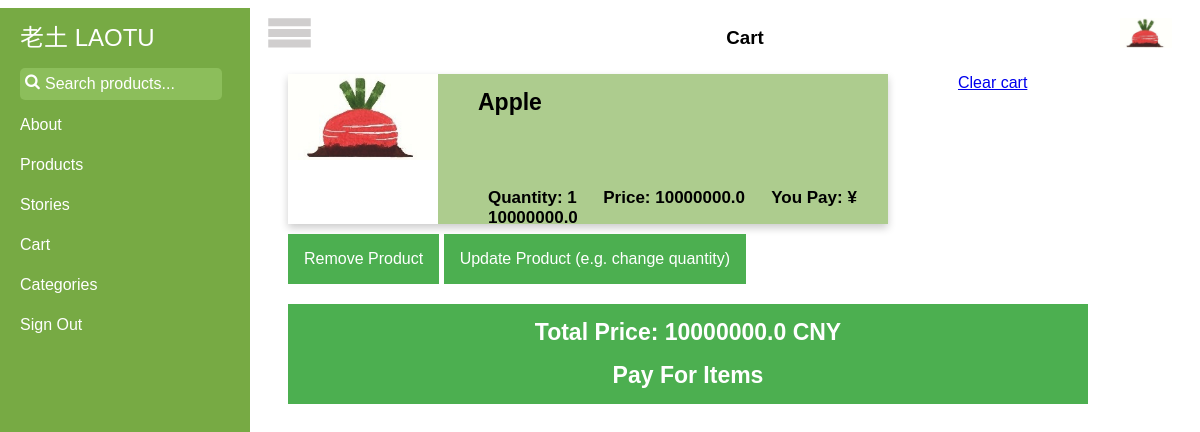
/cart (signed in), run on an earlier commit of the app's database.
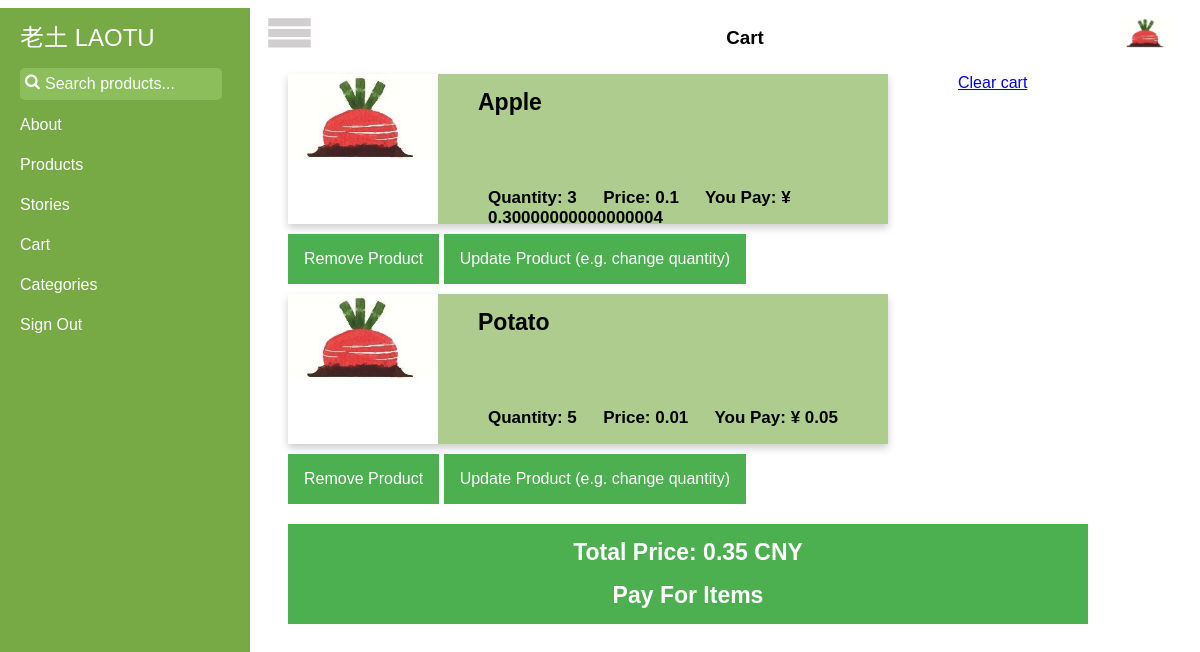
And on a later commit of the database.
### tables this page shows
CREATE TABLE cart (
    user_id integer not null references user(user_id),
    product_id integer not null references product(product_id),
    quantity integer not null,
    PRIMARY KEY (user_id, product_id)
);

CREATE TABLE product (
    product_id integer primary key autoincrement,
    title text not null,
    category text not null,
    quantity integer not null,
    price decimal(7,2) not null,
    location text not null,
    description text not null,
    producer_id integer not null,
    FOREIGN KEY (producer_id) REFERENCES producer(producer_id)
);

### laotu.py (the view)
@app.route('/cart')
def get_cart():
    if not g.user:
        flash(FLASH_SIGNIN_NEEDED)
        return redirect(url_for('register'))
    items=query_db('''select cart.product_id, cart.quantity, product.title, product.price from cart \
    join product on cart.product_id=product.product_id where cart.user_id = ?''',[session['user_id']])
    total = 0
    for item in items:
        total += float(item['quantity']) * float(item['price'])/float(100)
    return render_template('cart.html', items=items, total=total)

### laotu.py (called while the page is built)
def get_db():
    top = _app_ctx_stack.top
    if not hasattr(top, 'sqlite_db'):
        top.sqlite_db = sqlite3.connect(app.config['DATABASE'])
        top.sqlite_db.row_factory = sqlite3.Row
    return top.sqlite_db

@app.teardown_appcontext
def close_database(exception):
    top = _app_ctx_stack.top
    if hasattr(top, 'sqlite_db'):
        top.sqlite_db.close()

def query_db(query, args=(), one=False):
    cur = get_db().execute(query, args)
    rv = cur.fetchall()
    return (rv[0] if rv else None) if one else rv

@app.before_request
def before_request():
    g.user = None
    if 'user_id' in session:
        g.user = query_db('select * from user where user_id = ?',
                          [session['user_id']], one=True)

### templates/cart.html (shortened to what this page needs)
{% extends "layout.html" %}
{% block header %}Cart{% endblock %}
{% block main %}
  <a style="position:absolute; left: 700px" class="clear" href="{{ url_for('clear_cart')}}">Clear cart</a>
  {% for item in items %}
    <div class="product" onclick="handleButtonClick('{{ url_for('show_product', product_id=item.product_id)}}')">
      <div style="position: absolute; width: 150px; height: 150px; background-color: white">
        <img src="{{ url_for('static', filename='images/laotu-logo.png') }}" style="max-width:100%; max-height:100%">
      </div>
      <div style="height: 30px; font-size: 14px; position:absolute; left: 220px; float: right; width: 450px; height: 150px;">
        <h1>{{ item.title }}</h1>
        <div style="position: absolute; top: 100px; left: 10px; width: 370px">
          <h2>Quantity: {{item.quantity }} &emsp; Price: {{ item.price/100 }} &emsp; You Pay: &#165 {{ item.price/100 * item.quantity }}</h2>
        </div>
      </div>
    </div>
    <div style="position: relative; left: 10px">
      <button onclick="handleButtonClick('{{ url_for('remove_product', product_id=item.product_id)}}')" class="dropbtn">Remove Product</button>
      <div class="dropdown">
      <button onclick="dropDownQuantity()" class="dropbtn">Update Product (e.g. change quantity)</button>
    </div>
  </div>
  {% else %}
    <em>There's nothing in your cart.</em>
  {% endfor %}
  <div style="position:relative; top: 20px">
    <button class="dropbtn" onclick="handleButtonClick('{{ url_for('pay')}}')" style="position:relative; left: 10px; width: 800px; height: 100px; padding:0px">
      <h1>Total Price: {{total}} CNY</h1>
      <h1>Pay For Items</h1>
    </button>
  </div>
{% endblock %}

### templates/layout.html (shortened to what this page needs)
<!DOCTYPE html><html lang="en">
<head>
    <link href="{{ url_for('static', filename='css/style.css') }}" rel="stylesheet"/>
    <link href="{{ url_for('static', filename='css/sidebar.css')}}" rel="stylesheet">
    <link href="{{ url_for('static', filename='css/font-awesome-4.7.0/css/font-awesome.min.css') }}" rel="stylesheet">
</head>
<body>
    <div class="container">
        <div id="wrapper">
            <div id="sidebar-wrapper">
                {% if g.user %}
                <ul class="sidebar-nav">
                    <li class="sidebar-brand">
                        <a href="{{ url_for('home') }}">
                            老土 LAOTU
                        </a>
                    </li>
                    <div class="searchbar-wrapper">
                        <span class="icon"><i class="fa fa-search"></i></span>
                        <form action="/search" method="post">
                           <input id="search" name="search" placeholder="Search products...">
                        </form>
                    </div>
                    <li><a href="{{ url_for('about') }}">About</a></li>
                    <li><a href="{{ url_for('show_products_list') }}">Products</a></li>
                    <li><a href="">Stories</a></li>
                    <li><a href="{{ url_for('get_cart')}}">Cart</a></li>
                    <li><a href="{{ url_for('categories') }}">Categories</a></li>
                    <li><a href="{{ url_for('logout') }}">Sign Out</a></li>
                </ul>
                {% endif %}
            </div>
            <div id="page-content-wrapper">
                <div class="container-fluid">
                    <div class="row">
                        <div class="col-lg-12">
                            <a href="#menu-toggle" class="btn btn-default" id="menu-toggle" style="position:absolute;z-index:200;top:.63em;left:.63em;"><img src="{{ url_for('static', filename='images/menu.png') }}" style="height:1.87em;"></a>
                            <div style="position:absolute;top:0px;left:0px;width:100%;text-align:center;"><h3>{% block header %}{% endblock %}</h3></div>
                            <div style="position:absolute;z-index:200;top:.63em;right:60px;"><img src="{{ url_for('static', filename='images/laotu-logo.png') }}" style="height:1.87em;"></div>
                            <br>
                            <br>
                            <main>
                                {% block main %}{% endblock %}
                            </main>
                        </div>
                    </div>
                </div>
            </div>
        </div>
    </div>
</body>
</html>

### static/css/style.css (style rules this page uses)
html, body { max-width: 100%; overflow-x: hidden; }
body { background: #fff; font-family: 'Trebuchet MS', sans-serif; font-size: 16px; }
div.product { width: 600px; height: 150px; border: 1px #77AA44; margin: 10px; box-shadow: 0 4px 8px 0 rgba(0,0,0,0.2); background-color: rgba(119,170,68,0.6); transition: 0.3s; }
h1 { font-size: 23px; }
h2 { font-size: 17px; }
.dropbtn { background-color: #4CAF50; color: white; padding: 16px; font-size: 16px; border: none; cursor: pointer; }
.dropdown { position: relative; display: inline-block; }

### static/css/sidebar.css (style rules this page uses)
body { overflow-x: hidden; }
#wrapper { padding-left: 0; -webkit-transition: all 0.5s ease; -moz-transition: all 0.5s ease; -o-transition: all 0.5s ease; transition: all 0.5s ease; }
#sidebar-wrapper { z-index: 100; position: fixed; left: 250px; width: 0; height: 100%; margin-left: -250px; overflow-y: auto; background: #77AA44; -webkit-transition: all 0.5s ease; -moz-transition: all 0.5s ease; -o-transition: all 0.5s ease; transition: all 0.5s ease; }
#page-content-wrapper { width: 100%; position: absolute; padding: 15px; }
.sidebar-nav { position: absolute; top: 0; width: 250px; margin: 0; padding: 0; list-style: none; }
.sidebar-nav li { text-indent: 20px; line-height: 40px; }
.sidebar-nav li a { display: block; text-decoration: none; color: #fff; }
.sidebar-nav > .sidebar-brand { height: 60px; font-size: 24px; line-height: 60px; }
.sidebar-nav > .sidebar-brand a { color: #fff; }
.searchbar-wrapper { width: 70%; height: 37px; padding-left: 20px; vertical-align: middle; white-space: nowrap; position: relative; }
.searchbar-wrapper input#search { width: 100%; height: 30px; padding-left: 25px; font-size: 12pt; background-color: #8cbe5b; color: #fff; border: none; -webkit-border-radius: 5px; -moz-border-radius: 5px; border-radius: 5px; }
.searchbar-wrapper .icon { position: absolute; margin-left: 5px; margin-top: 5px; z-index: 1; color: #fff; }
@media (min-width:768px) { #wrapper { padding-left: 250px; } }
@media (min-width:768px) { #sidebar-wrapper { width: 250px; } }
@media (min-width:768px) { #page-content-wrapper { padding: 20px; position: relative; } }

What changed in the data, as far as the page shows it:
changed cart "Apple": quantity "1" → "3"; item.price/100 "10000000.0" → "0.1"; item.price/100*item.quantity "10000000.0" → "0.30000000000000004"
added cart: title "Potato", quantity "5", item.price/100 "0.01", item.price/100*item.quantity "0.05"
Also different on the page:
{{ total }}: "10000000.0" → "0.35"
